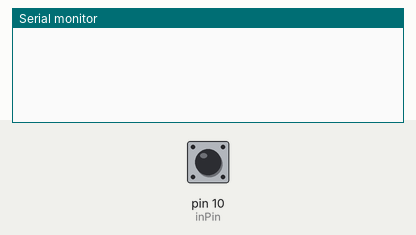
Bench run of a sketch on a simulated Arduino Uno, built with avr-gcc and run on an emulated ATmega328P. Shown: the last lines printed to the serial monitor. Inputs (shaded band) come from the test bench; at power-on: pin 10 (inPin) HIGH.

Above: at 1.2 s.
1.3 s: pin 10 (inPin) pulled LOW for 1 s
At 3.3 s:
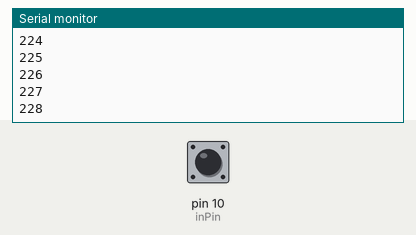
3.8 s: pin 10 (inPin) pulled LOW for 0.15 s
At 5.0 s:
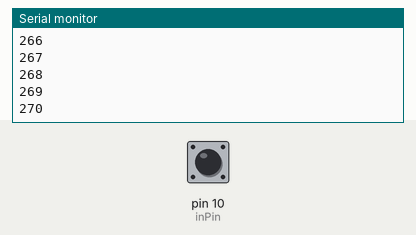
5.4 s: pin 10 (inPin) pulled LOW for 0.15 s
At 6.2 s:
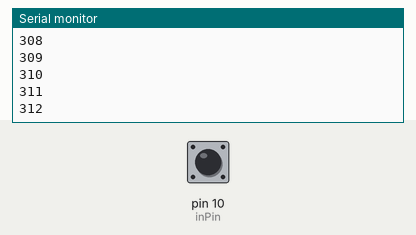
Timing chart, 0 to 8.4 s (numbered marks = the images above; inputs shaded):
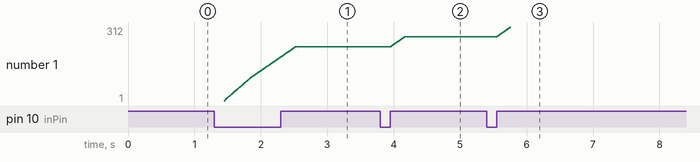

Measured:
- after the input at 1.3 s, the serial monitor: prints a new line after 0.15 s (image 1)
- after the input at 5.4 s, the serial monitor: prints a new line after 0.15 s (image 3)
- plotted number 1: 270 → 312 after the input at 5.4 s

The sketch:

MountainSafetyJacket_SoftbuttonDebounce3.ino
```cpp
/* Better Debouncer
 *
 * This debouncing circuit is more rugged, and will work with tilt switches!
 *
 * http://www.ladyada.net/learn/sensor/tilt.html
 */

#include <Bounce2.h>

int inPin = 10;         // the number of the input pin
Bounce button = Bounce();
int buttonval;
int setting = 0;

void setup()
{
  pinMode(inPin, INPUT_PULLUP);
  button.attach(inPin);
  button.interval(150);
  Serial.begin(9600);
}

void loop()
{
 button.update();
 buttonval = button.read();
 if(buttonval == LOW)
 {
  setting += 1;
  Serial.println(setting);
 }
}
```
